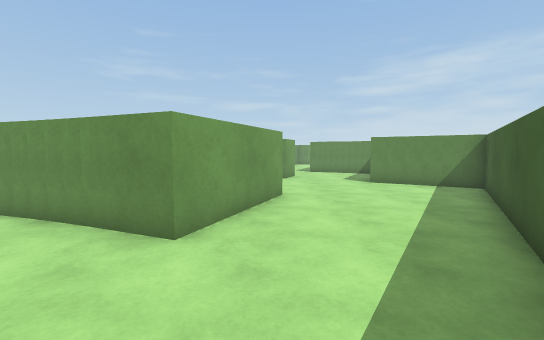
[1] (above)

24 first-person views from a walk through a 3-D level made in the Unity game engine. The camera is 1.3 m above the floor, tilts 4° down and sees 90° across. The floor is counted in squares, 1 m on a side. Each view is taken from the middle of a square. On the plan, view 1 faces up. The plan holds only what a view shows up to about 13 squares ahead; the rest is blank. The place goes on beyond the plan. Surface patterns are stand-ins for the level's own textures.

[2]
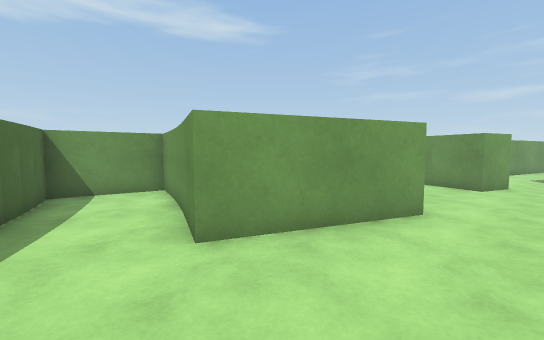

[3]
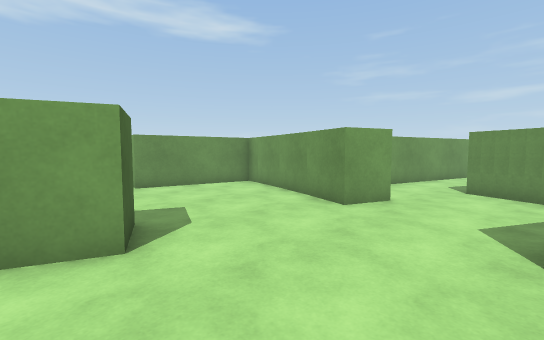

[4]
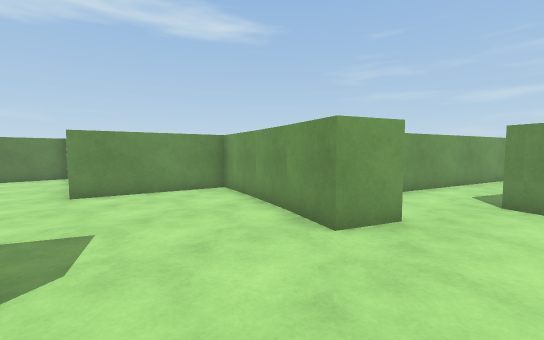

[5]
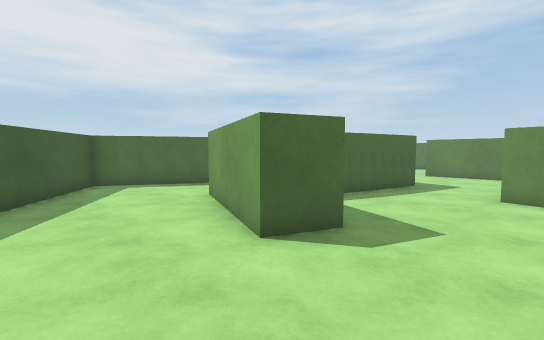

[6]
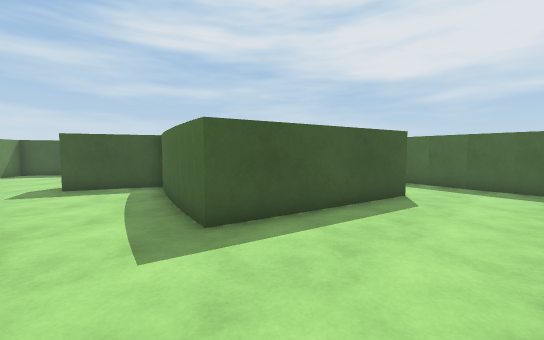

[7]
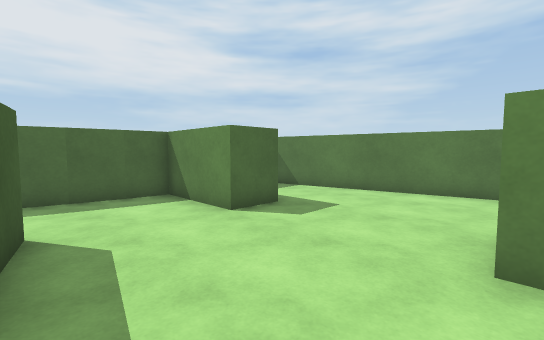

[8]
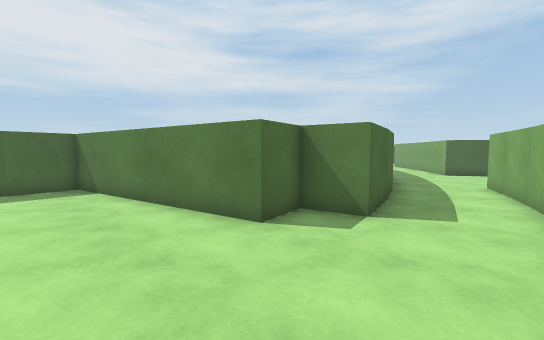

[9]
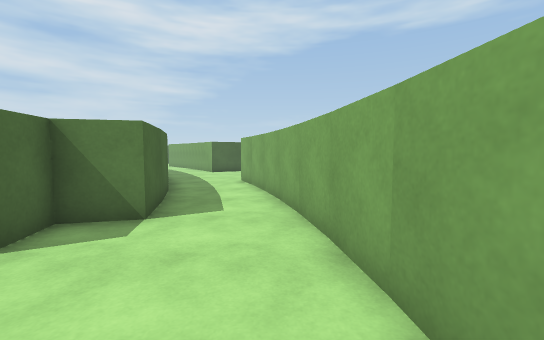

[10]
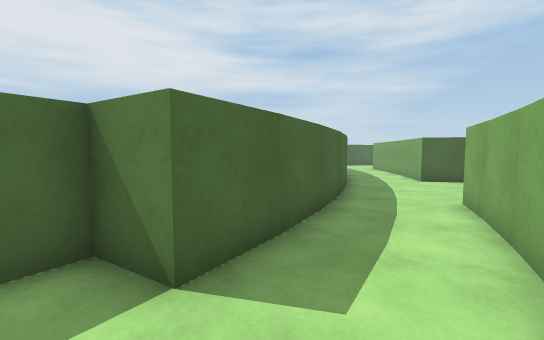

[11]
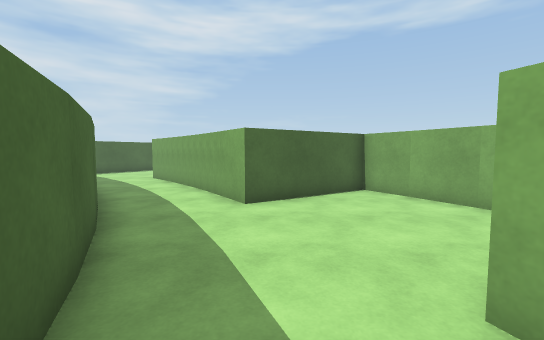

[12]
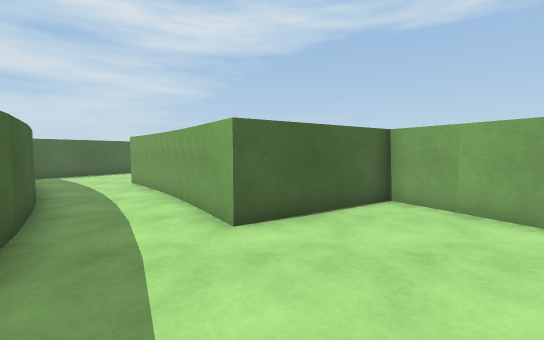

[13]
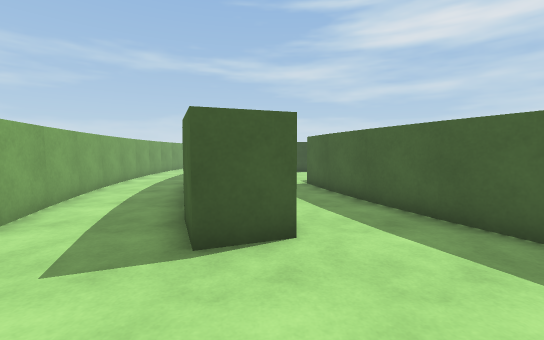

[14]
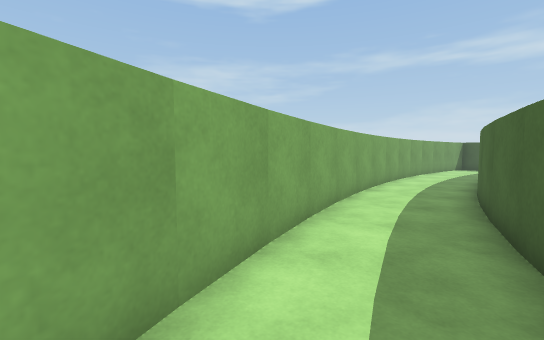

[15]
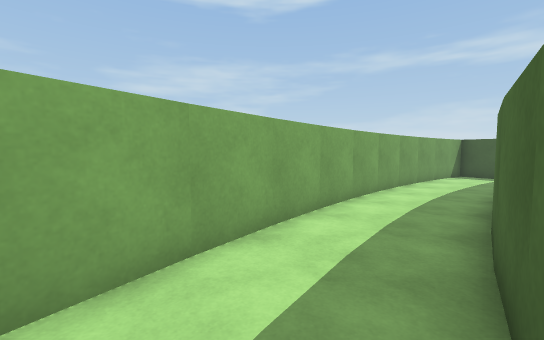

[16]
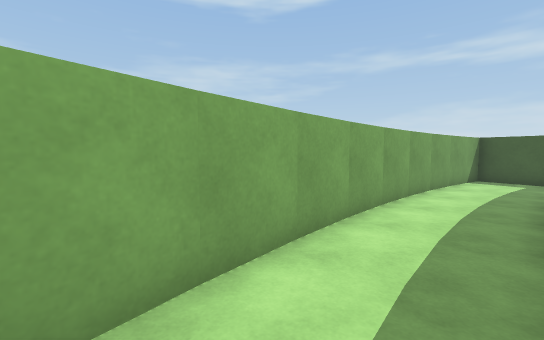

[17]
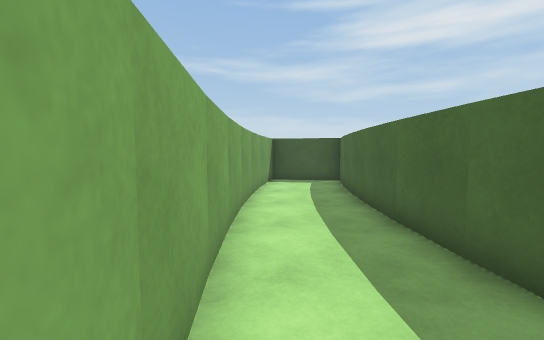

[18]
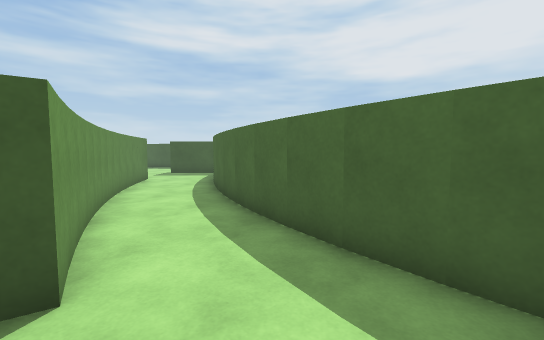

[19]
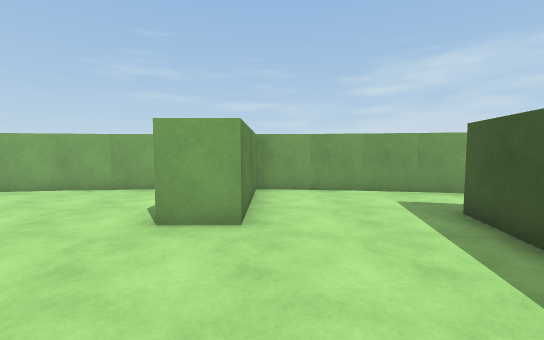

[20]
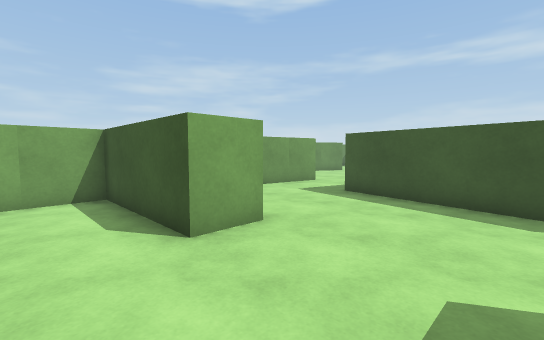

[21]
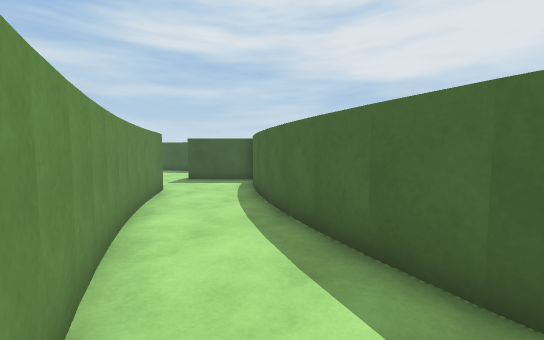

[22]
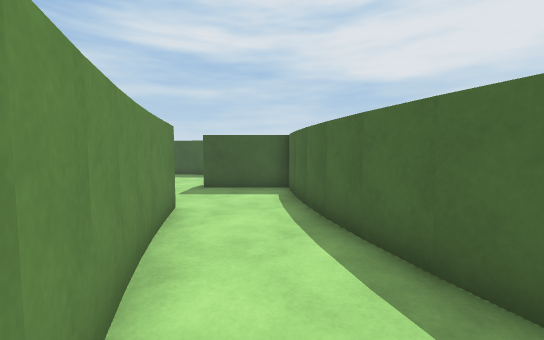

[23]
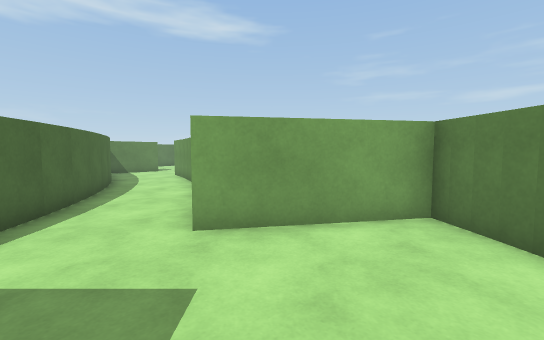

[24]
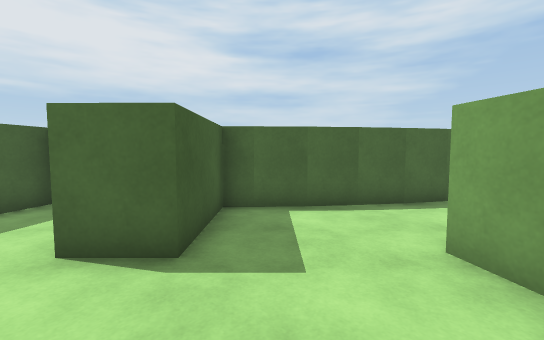

### Floor plan
Points are (right, up) in squares from view 1. A wall is a line through its corners. A room is listed if a view was taken in it or the views show most of it. See-through windows are left out.
Room 1 (views 1, 2, 3, 4, 5, 6, 7, 8, 9, 10, 11, 18, 19, 20, 21, 22)
walls: (-4.7, 6.7) (-2.2, 5.9) (-1.1, 8.6) (0.3, 8.1) (-1.4, 3.9) (-5.1, 5.4); (-5, 5.3) (-6.8, 5.8) (-7.4, 2.9) (-4.6, 1.9); (-10.7, 11) (-12.5, 11.2) (-12.5, 6.7) (-14, 6.7) (-14, 11.3) (-19, 10.9); (-8.3, 1.5) (-9.2, 1.7) (-8, 7.6) (-4.5, 6.8); (-2.6, 14) (-5.1, 14.7) (-5.9, 10.3) (-10.8, 11.1); (-3.1, 1.3) (-1.6, 0.5); (-5.2, 0.6) (-8.4, 1.6); (-1.6, 0.7) (0.6, -0.8) (5.5, 6.6); (1.2, 14.2) (0.7, 12.8) (-2.7, 14.1); (-9, -1.4) (-6.5, -2.2); (-14.1, 2.2) (-12.5, 2.2) (-12.5, -0.8) (-8.8, -1.4); (-6.5, -2.1) (-3, -3.7); (-1.5, -1.1) (-5.4, 0.7); (5.5, 10.4) (4, 11.2); (-3.1, -3.7) (-1, -5.2); (1.1, -2.8) (-1.7, -1.1); (4.2, 16.2) (2.3, 17); (-18.9, 10.9) (-20.7, 10.6); (-20.5, 10.7) (-23.9, 9.7); (1, 21.6) (-0.2, 17.8); (-23.9, 9.8) (-25.9, 9); (-24.1, 6.7) (-20.1, 7.6) (-19.8, 6.1) (-18.3, 6.4) (-16.8, -1) (-14.9, -0.8); (-25.3, 6.1) (-24, 6.7)
ways out: opening at (-25, 7.5) to room 2; opening at (-0.5, -3.5) to room 3
Room 2 (views 12, 13, 14, 15, 16, 17)
walls: (-22.7, 11.7) (-19.2, 12.3); (-24.7, 14.2) (-26.5, 13.7); (-26.3, 13.8) (-29.1, 12.6); (-25.9, 9) (-27, 8.6) (-27.6, 10.1) (-22.6, 11.7); (-21.4, 15) (-24.8, 14.3); (-19.3, 12.4) (-14, 12.8); (-31.1, 11.7) (-34.1, 10.1) (-31.6, 6.3) (-35.6, 3.7); (-16.2, 15.7) (-21.4, 15.1); (-29.6, 4.2) (-25.3, 6.1); (-14.1, 12.7) (-10.6, 12.6); (-12.7, 15.8) (-16.3, 15.7); (-10.6, 12.5) (-7.1, 12.1) (-6.5, 15) (-9.4, 15.4); (-32.9, 1.9) (-29.4, 4.1); (-35.5, 3.5) (-37.2, 2.2); (-9.3, 15.5) (-12.8, 15.7); (-34.4, 0.5) (-32.8, 1.9)
ways out: opening at (-25, 7.5) to room 1; opening at (-36, 0.5)
Room 3 (views 23, 24)
walls: (-0.1, -5.9) (1.4, -7.2) (3.5, -5.1) (4.6, -6.2); (5.1, -0.4) (3.5, 0.9) (1.1, -2.8); (-1, -5.2) (0, -5.9)
ways out: opening at (-0.5, -3.5) to room 1

Positions as (right, up) in squares from view 1, and headings:
1: (0, 0), facing up
2: (2, 2), facing up-left
3: (4, 7), facing up-left
4: (3, 9), facing up-left
5: (3, 11), facing down-left
6: (-12, 10), facing down-right
7: (-9, 7), facing down-left
8: (-15, 10), facing down-left
9: (-15, 10), facing left
10: (-19, 10), facing down-left
11: (-25, 7), facing left
12: (-27, 7), facing left
13: (-31, 9), facing right
14: (-29, 11), facing up-right
15: (-23, 12), facing up-right
16: (-21, 13), facing up-right
17: (-19, 15), facing right
18: (-12, 2), facing down-right
19: (-12, 2), facing up
20: (-16, 3), facing up-right
21: (-8, 1), facing down-right
22: (-5, 0), facing down-right
23: (5, -5), facing up-left
24: (5, -2), facing down-left
